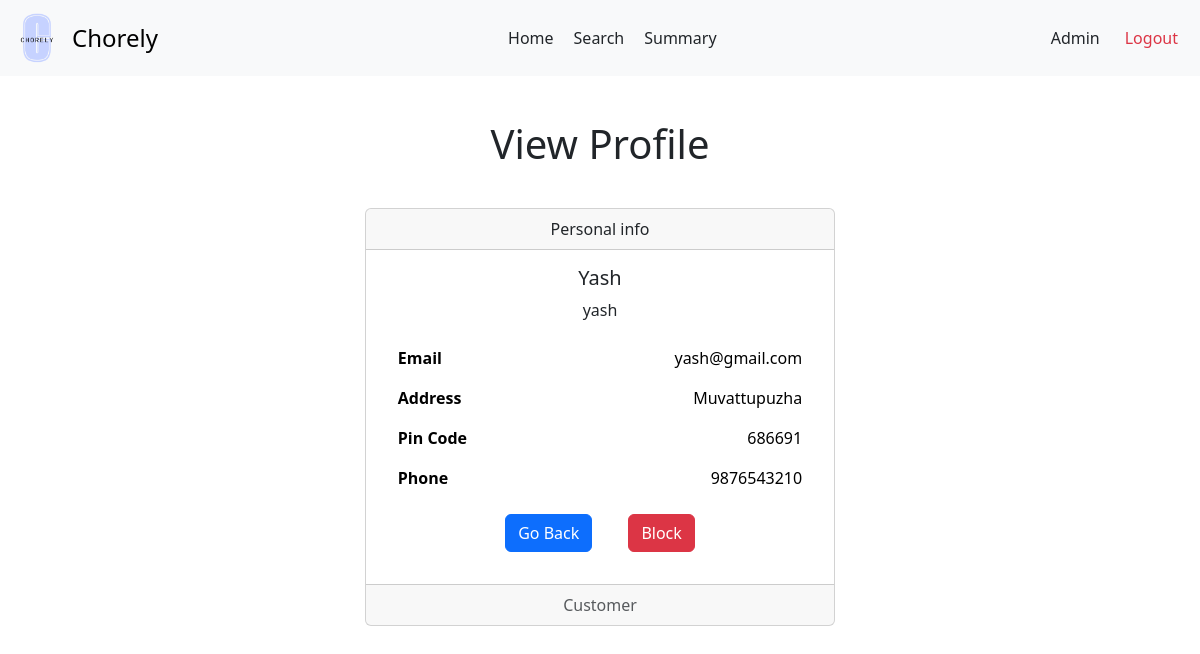
/admin/view/customer/1, run on an earlier commit of the app's database.
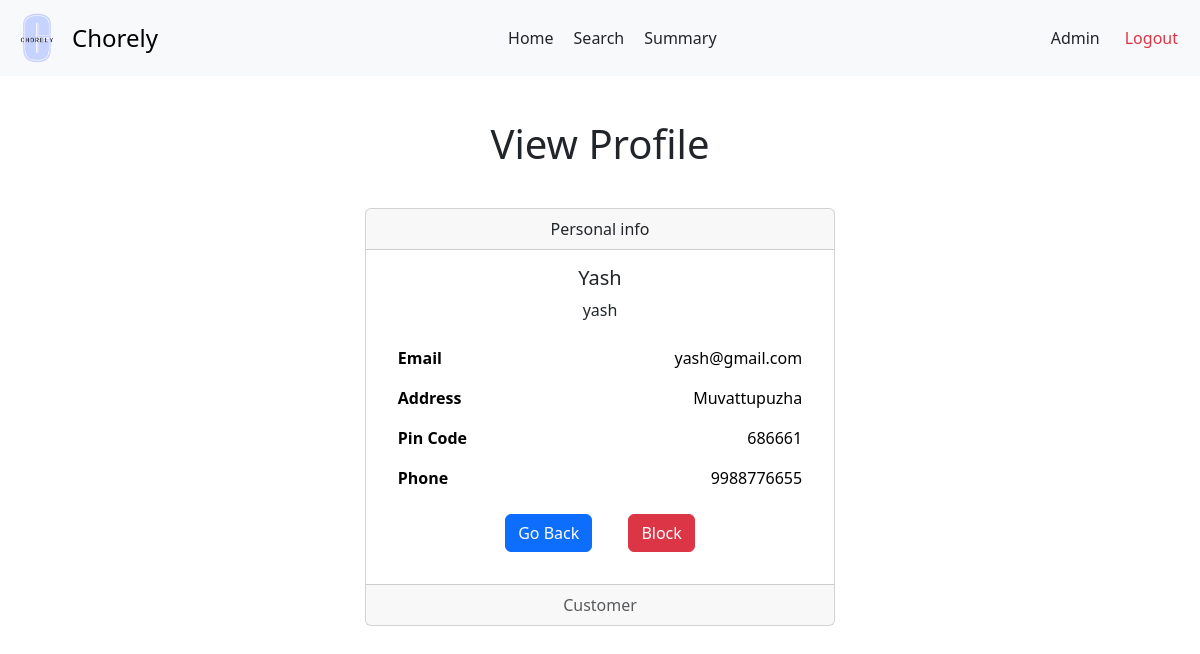
And on a later commit of the database.
### backend/models.py (models this page shows)
class Customers(db.Model):
    __tablename__ = 'Customers'
    customer_id = db.Column(db.Integer, primary_key=True, autoincrement=True)
    user_id = db.Column(db.Integer, db.ForeignKey('Users.user_id'), unique=True, nullable=False)
    name = db.Column(db.String)
    email = db.Column(db.String)
    address = db.Column(db.String)
    pin_code = db.Column(db.String)
    phone = db.Column(db.String)
    service_requests = db.relationship('ServiceRequests', backref='customer')

### backend/adminController.py (the view)
@app.route('/admin/view/customer/<int:customer_id>', methods =['GET'])
def view_customer(customer_id):
  customer = Customers.query.get(customer_id)
  return render_template('admin-view-customer.html', customer = customer)

### templates/admin-view-customer.html (shortened to what this page needs)
<!DOCTYPE html>
<html lang="en">
<head>
  <link href="https://cdn.jsdelivr.net/npm/bootstrap@5.3.3/dist/css/bootstrap.min.css" rel="stylesheet">
  <link rel="stylesheet" href="{{ url_for('static', filename='profile.css') }}">
  <link rel="stylesheet" href="{{ url_for('static', filename='navbar.css') }}">
</head>
<body>
  <nav class="navbar bg-body-tertiary">
    <div class="container-fluid">
      <a class="navbar-brand d-flex align-items-center" href="#" style="text-decoration: none;">
        <img src="{{ url_for('static', filename = 'logo.png')}}" alt="Chorely Logo" width="50" height="50" id="logo">
        <span style="font-size: 1.5rem;">Chorely</span>
      </a>
      <div style="display: flex;">
        <a class="nav-link active" aria-current="page" href="#">Home</a>
        <a class="nav-link" href="/admin/search">Search</a>
        <a class="nav-link" href="#">Summary</a>
      </div>
      <div class="d-flex text text-end">
        <a class="nav-link" href="#">Admin</a>
        <a class="nav-link text-danger" href="/userlogin">Logout</a>
      </div>
    </div>
  </nav>
  <div id="main">
    <div id="canvas" class="mx-auto">
      <div class="text text-center">
        <h1 class="headings">View Profile</h1>
      </div>
      <div class="form-body mx-auto my-4 py-3">
        <div class="card text-center" style="width: 70%; margin: auto;">
          <div class="card-header">
            Personal info
          </div>
          <div class="card-body px-4">
            <h5 class="card-title">{{ customer.name | title }}</h5>
            <p class="card-text">{{ customer.user.username }}</p>
            <table class="table table-borderless mb-3">
              <tbody>
                <tr>
                  <th>Email</th>
                  <td>{{ customer.email }}</td>
                </tr>
                  <th>Address</th>
                  <td>{{ customer.address | title }} </td>
                <tr>
                  <th>Pin Code</th>
                  <td>{{ customer.pin_code }}</td>
                </tr>
                <tr>
                  <th>Phone</th>
                  <td>{{ customer.phone }}</td>
                </tr>
              </tbody>
            </table>
            <a href="javascript: history.back()" class="btn btn-primary mx-3">Go Back</a>
            <a href="#" class="btn btn-danger mx-3">Block</a>
          </div>
          <div class="mt-3 card-footer text-body-secondary">
            Customer
          </div>
        </div>
      </div>
  </div>
</body>
</html>

What changed in the data, as far as the page shows it:
changed Customers "Yash": pin_code "686691" → "686661"; phone "9876543210" → "9988776655"
